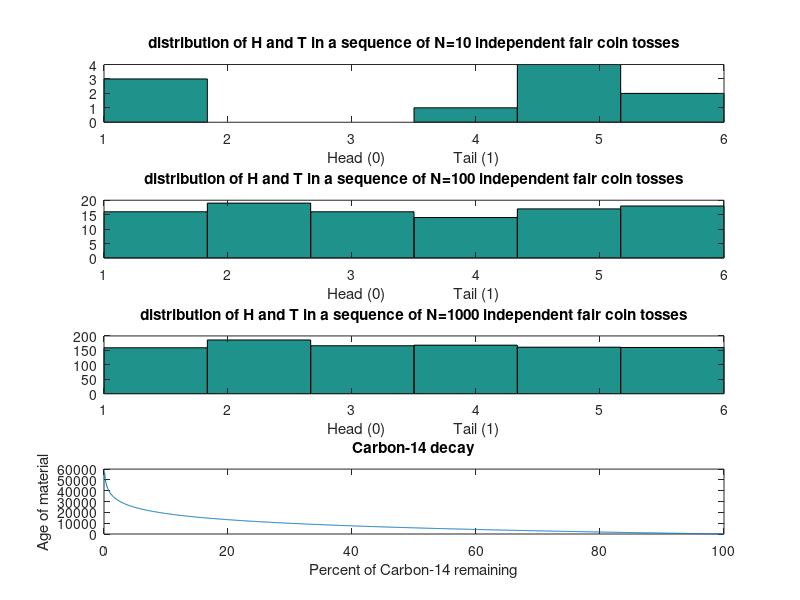

Source code (MATLAB): (Note: this script raises an error after producing the figure.)
%% Introduction to Programming and Data Processing
% module 007 
%% %%%%%%%%%%%%%%%%%%%%%%%%%%%%%%%%%%%%%%%%%%%%%%%%%%%%%%%%%%%%%%%%%%%%%%%%
%% Plotting - Line graphs
clear all; close all; clc;
figure(1);
x = [1 3 4 5];
y = [2 3 3 4];
plot(x, y);
title('Simple line graph');
xlabel('x-values');
ylabel('y-values');
xlim([0, 6]);
ylim([0, 5]);
%% %%%%%%%%%%%%%%%%%%%%%%%%%%%%%%%%%%%%%%%%%%%%%%%%%%%%%%%%%%%%%%%%%%%%%%%%
%% Scatter Plot
clear all; close all; clc;
figure(1);
x = [1 3 4 5];
y = [2 3 3 4];
plot(x, y, 'b*');
title('Simple scatter plot');
xlabel('x-values');
ylabel('y-values');
xlim([0, 6]);
ylim([0, 5]);
%% %%%%%%%%%%%%%%%%%%%%%%%%%%%%%%%%%%%%%%%%%%%%%%%%%%%%%%%%%%%%%%%%%%%%%%%%
%% Exercise 7A - Cassiopea graph
clear all; close all; clc;
figure(1);
x = [-3 -1 0 3 3];
y = [0 -2 0 -1 2];
plot(x, y, 'b*');
hold on;
plot(x, y, 'r-');
title('Sketch of the Cassiopeia star constalation');
xlabel('relative x value from center star');
ylabel('relative y value from center star');
xlim([-4, 4]);
ylim([-3, 3]);
grid on;
%% %%%%%%%%%%%%%%%%%%%%%%%%%%%%%%%%%%%%%%%%%%%%%%%%%%%%%%%%%%%%%%%%%%%%%%%%
%% Exercise 7B - Scatter plot
clear all; close all; clc;
% figure(1);
x = randi([-10 10],1,2000);
y = randi([-10 10],1,2000);
nX = x(max(abs(x),abs(y)) > 5 & sqrt(x.^2 + y.^2) < 10);
nY = y(max(abs(x),abs(y)) > 5 & sqrt(x.^2 + y.^2) < 10);
plot(nY, nX, 'bo');
title('Scatter plot of random numbers');
xlabel('x-values');
ylabel('y-values');
%% %%%%%%%%%%%%%%%%%%%%%%%%%%%%%%%%%%%%%%%%%%%%%%%%%%%%%%%%%%%%%%%%%%%%%%%%
%% Exercise 7C - Histograms
clear all; close all; clc;
N = 10;
x = rand(1,N) < 0.5;
figure(1)
subplot(3,1,1);
hist(x,2);
title(sprintf('distribution of H and T in a sequence of N=%d independent fair coin tosses',N));
xlabel(strcat('Head (0)                 Tail (1)'));
% ylabel('Number of heads/tails seen in the sequence');

N = 100;
x = rand(1,N) < 0.5;
subplot(3,1,2);
hist(x,2);
title(sprintf('distribution of H and T in a sequence of N=%d independent fair coin tosses',N));
xlabel(strcat('Head (0)                 Tail (1)'));
ylabel('Number of heads/tails seen in the sequence');

N = 1000;
x = rand(1,N) < 0.5;
subplot(3,1,3);
hist(x,2);
title(sprintf('distribution of H and T in a sequence of N=%d independent fair coin tosses',N));
xlabel(strcat('Head (0)                 Tail (1)'));
% ylabel('Number of heads/tails seen in the sequence');
%% %%%%%%%%%%%%%%%%%%%%%%%%%%%%%%%%%%%%%%%%%%%%%%%%%%%%%%%%%%%%%%%%%%%%%%%%
% From which of the histograms can you best see that PH = PT = 1/2?
% The first histogram.
%% %%%%%%%%%%%%%%%%%%%%%%%%%%%%%%%%%%%%%%%%%%%%%%%%%%%%%%%%%%%%%%%%%%%%%%%%
%% How would you change the code to generate a sequence of 
%% tosses with an unfair coin, where PH = 0.7 and PT = 0.3?
clear all; close all; clc;
N = 10;
x = rand(1,N) < 0.3;
figure(1)
subplot(3,1,1);
hist(x,2);
title(sprintf('distribution of H and T in a sequence of N=%d independent fair coin tosses',N));
xlabel(strcat('Head (0)                 Tail (1)'));

N = 100;
x = rand(1,N) < 0.3;
subplot(3,1,2);
hist(x,2);
title(sprintf('distribution of H and T in a sequence of N=%d independent fair coin tosses',N));
xlabel(strcat('Head (0)                 Tail (1)'));
ylabel('Number of heads/tails seen in the sequence');

N = 1000;
x = rand(1,N) < 0.3;
subplot(3,1,3);
hist(x,2);
title(sprintf('distribution of H and T in a sequence of N=%d independent fair coin tosses',N));
xlabel(strcat('Head (0)                 Tail (1)'));
%% %%%%%%%%%%%%%%%%%%%%%%%%%%%%%%%%%%%%%%%%%%%%%%%%%%%%%%%%%%%%%%%%%%%%%%%%
%% Write a script that simulates a sequence of N throws of a fair six-sided
%% die and plots the distribution of the outcomes in a histogram with 6 bins. 
%% Run your code for N = 10, N = 100 and N = 1000 throws.
clear all; close all; clc;
N = 10;
x = ceil(6 * rand(1, N));
subplot(4,1,1);
hist(x,6);
title(sprintf('distribution of H and T in a sequence of N=%d independent fair coin tosses',N));
xlabel(strcat('Head (0)                 Tail (1)'));

N = 100;
x = ceil(6 * rand(1, N));
subplot(4,1,2);
hist(x,6);
title(sprintf('distribution of H and T in a sequence of N=%d independent fair coin tosses',N));
xlabel(strcat('Head (0)                 Tail (1)'));

N = 1000;
x = ceil(6 * rand(1, N));
subplot(4,1,3);
hist(x,6);
title(sprintf('distribution of H and T in a sequence of N=%d independent fair coin tosses',N));
xlabel(strcat('Head (0)                 Tail (1)'));

N = 10000;
x = ceil(6 * rand(1, N));
subplot(4,1,4);
hist(x,6);
title(sprintf('distribution of H and T in a sequence of N=%d independent fair coin tosses',N));
xlabel(strcat('Head (0)                 Tail (1)'));
%% %%%%%%%%%%%%%%%%%%%%%%%%%%%%%%%%%%%%%%%%%%%%%%%%%%%%%%%%%%%%%%%%%%%%%%%%
%% How large must N be, before the histogram clearly shows that the 
%% probability of each outcome is identical (equal to 1 ).
% .
%% %%%%%%%%%%%%%%%%%%%%%%%%%%%%%%%%%%%%%%%%%%%%%%%%%%%%%%%%%%%%%%%%%%%%%%%%
%% Compared to the coin-toss example, why do we in general need a longer 
%% sequence of dice throws to approximate the underlying probability 
%% distribution in the histogram?
% 
%% %%%%%%%%%%%%%%%%%%%%%%%%%%%%%%%%%%%%%%%%%%%%%%%%%%%%%%%%%%%%%%%%%%%%%%%%
%% Exercise 7D Radiocarbon dating
clear all; close all; clc;
P = 1000;
nZero = P;
N = [0:P];                                  
tHalf = 5700;                               % every tHalf years the amount of carbon-14 in the dead organic material will be halved
lamba = log(2)/tHalf;                       % decay rate 
t = -1/lamba * log(N/nZero);                % estimated time in years since the organism died.
perc = [0:((P/10)/P):(P/10)];               % percentage from 0% to 100%
figure(1)
plot(perc,t)
title('Carbon-14 decay')
xlabel('Percent of Carbon-14 remaining')
ylabel('Age of material')
%% %%%%%%%%%%%%%%%%%%%%%%%%%%%%%%%%%%%%%%%%%%%%%%%%%%%%%%%%%%%%%%%%%%%%%%%%
%% Exercise 7E Temperature in the UK
% This dataset contains yearly temperature information for 
% the United Kingdom, for the years 1912 to 2012 in comma-separated values
% (CSV)format
clear all; close all; clc;
UKtemp = readtable('UKTemperature.csv');
yindx = (UKtemp.Year >= 1920) & (UKtemp.Year <= 2010);
years = UKtemp.Year(yindx);
Meantemp = UKtemp.Average(yindx);
AvgtempM = sum(UKtemp{yindx,2:13}')./12;

fig = figure(1)
plot(years,Meantemp);
hold on;
plot(years,AvgtempM');
title('Yearly temperature development in the UK');
xlabel('Year')
ylabel('Mean temperature (degree Celsius)')
legend('Annual mean','Monthly mean','Location','NorthWest');
print(fig,'UKtemp','-dpng')     % Saving and printing plots
%% %%%%%%%%%%%%%%%%%%%%%%%%%%%%%%%%%%%%%%%%%%%%%%%%%%%%%%%%%%%%%%%%%%%%%%%%
%% Working with strings





